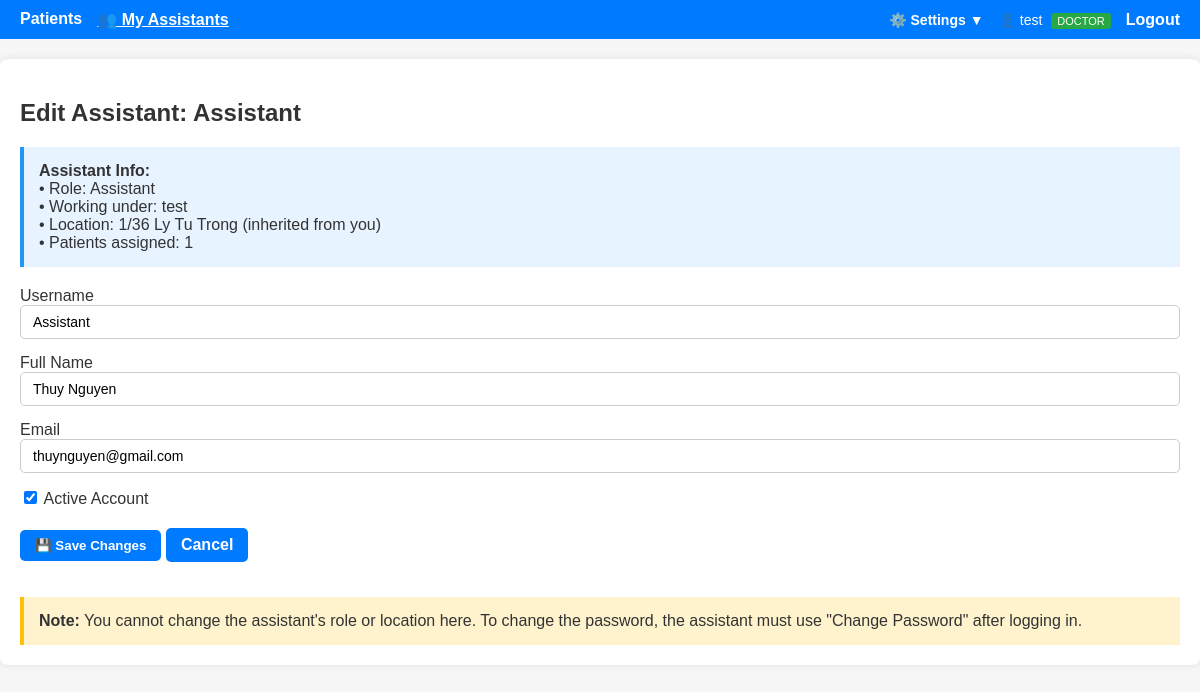
Screenshot of /assistants/6/edit (signed in) with the database file from the repository.
### doctor_app/models.py (models this page shows, shortened)
class User(UserMixin, db.Model):
    id = db.Column(db.Integer, primary_key=True)
    username = db.Column(db.String(80), unique=True, nullable=False)
    password_hash = db.Column(db.String(255), nullable=False)
    role = db.Column(
        db.String(20), default="doctor"
    )  # 'admin', 'doctor', or 'assistant'
    full_name = db.Column(db.String(120), nullable=True)
    email = db.Column(db.String(120), nullable=True)
    location = db.Column(db.String(120), nullable=True)
    created_at = db.Column(db.DateTime, default=datetime.utcnow)
    is_active = db.Column(db.Boolean, default=True)
    doctor_id = db.Column(db.Integer, db.ForeignKey("user.id"), nullable=True)
    visits = db.relationship(
        "Visit", backref="creator", lazy=True, foreign_keys="Visit.created_by"
    )
    patients = db.relationship(
        "Patient", backref="primary_doctor", lazy=True, foreign_keys="Patient.doctor_id"
    )
    assistants = db.relationship(
        "User",
        backref=db.backref("doctor", remote_side=[id]),
        foreign_keys=[doctor_id],
        lazy="dynamic",
    )
    def is_admin(self):
        return self.role == "admin"
    def is_doctor(self):
        return self.role == "doctor"
    def can_import_export(self):
        return self.role in ["admin", "doctor"]

### doctor_app/auth/routes.py (the view, shortened to what this page needs)
@bp.route("/assistants/<int:assistant_id>/edit", methods=["GET", "POST"])
@login_required
@doctor_required
def edit_assistant(assistant_id):
    assistant = User.query.get_or_404(assistant_id)
    if assistant.doctor_id != current_user.id:
        flash("You can only edit your own assistants", "danger")
        return redirect(url_for("auth.my_assistants"))
    form = EditAssistantForm(obj=assistant)
    return render_template("auth/edit_assistant.html", form=form, assistant=assistant)

### doctor_app/auth/forms.py
class EditAssistantForm(FlaskForm):
    username = StringField(
        "Username", validators=[DataRequired(), Length(min=3, max=80)]
    )
    full_name = StringField("Full Name", validators=[DataRequired(), Length(max=120)])
    email = StringField("Email", validators=[Optional(), Email(), Length(max=120)])
    is_active = BooleanField("Active Account")

### doctor_app/auth/routes.py (called while the page is built)
def doctor_required(f):
    @wraps(f)
    def decorated_function(*args, **kwargs):
        if not current_user.is_authenticated or not current_user.is_doctor():
            flash("Only doctors can access this page", "danger")
            return redirect(url_for("patients.list_patients"))
        return f(*args, **kwargs)
    return decorated_function

@login_manager.user_loader
def load_user(user_id):
    return User.query.get(int(user_id))

### doctor_app/templates/auth/edit_assistant.html (shortened to what this page needs)
{% extends 'base.html' %}
{% block content %}
<div class="container">
    <h2>Edit Assistant: {{ assistant.username }}</h2>
    <div style="background: #e7f3ff; border-left: 4px solid #2196f3; padding: 15px; margin-bottom: 20px;">
        <strong>Assistant Info:</strong><br>
        • Role: Assistant<br>
        • Working under: {{ current_user.full_name }}<br>
        • Location: {{ assistant.location or 'None' }} (inherited from you)<br>
        • Patients assigned: {{ assistant.patients|length }}
    </div>
    <form method="POST" class="form-card">
        <div class="form-group">
            {{ form.username.label }}
            {{ form.username(class="form-control") }}
        </div>
        <div class="form-group">
            {{ form.full_name.label }}
            {{ form.full_name(class="form-control") }}
        </div>
        <div class="form-group">
            {{ form.email.label }}
            {{ form.email(class="form-control") }}
        </div>
        <div class="form-group">
            <label>
                {{ form.is_active() }}
                {{ form.is_active.label.text }}
            </label>
        </div>
        <div class="form-actions">
            <button type="submit" class="btn btn-primary">💾 Save Changes</button>
            <a href="{{ url_for('auth.my_assistants') }}" class="btn btn-secondary">Cancel</a>
        </div>
    </form>
    <div style="margin-top: 30px; padding: 15px; background: #fff3cd; border-left: 4px solid #ffc107;">
        <strong>Note:</strong> You cannot change the assistant's role or location here. To change the password, the assistant must use "Change Password" after logging in.
    </div>
</div>
{% endblock %}

### doctor_app/templates/base.html (shortened to what this page needs)
<!doctype html>
<html lang="en">
<head>
  <link rel="stylesheet" href="{{ url_for('static', filename='style.css') }}">
</head>
<body>
  <nav>
    <a href="{{ url_for('patients.list_patients') }}" class="{% if request.endpoint == 'patients.list_patients' %}active{% endif %}">Patients</a>
    {% if current_user.is_doctor() %}
    <a href="{{ url_for('auth.my_assistants') }}" class="{% if request.endpoint in ['auth.my_assistants', 'auth.create_assistant', 'auth.edit_assistant'] %}active{% endif %}">👥 My Assistants</a>
    {% endif %}
    <div style="margin-left: auto; display: flex; align-items: center; gap: 15px;">
      <div class="dropdown" id="settingsDropdown">
        <button class="dropdown-button" onclick="toggleDropdown()">⚙️ Settings ▼</button>
      </div>
      <span style="color: #fff; font-size: 14px;">
        👤 {{ current_user.full_name or current_user.username }}
        {% if current_user.is_admin() %}
          <span style="background: #ffc107; color: #000; padding: 2px 6px; border-radius: 3px; font-size: 11px; margin-left: 5px;">ADMIN</span>
        {% elif current_user.is_doctor() %}
          <span style="background: #28a745; color: #fff; padding: 2px 6px; border-radius: 3px; font-size: 11px; margin-left: 5px;">DOCTOR</span>
        {% elif current_user.is_assistant() %}
          <span style="background: #17a2b8; color: #fff; padding: 2px 6px; border-radius: 3px; font-size: 11px; margin-left: 5px;">ASSISTANT</span>
        {% endif %}
      </span>
      <a href="{{ url_for('auth.logout') }}">Logout</a>
    </div>
  </nav>
  <main>
    {% block content %}{% endblock %}
  </main>
</body>
</html>

### doctor_app/static/style.css (style rules this page uses)
body { font-family: Arial; background: #f7f7f7; color: #333; margin: 0; padding: 0; }
main { max-width: 1200px; margin: 20px auto; padding: 20px; background: #fff; border-radius: 8px; box-shadow: 0 0 8px rgba(0,0,0,0.1); }
nav { background: #007bff; padding: 10px 20px; display: flex; gap: 15px; }
nav a { color: #fff; text-decoration: none; font-weight: bold; }
nav a:hover, nav a.active { text-decoration: underline; }
.btn { padding: 8px 15px; border-radius: 5px; background: #007bff; color: #fff; text-decoration: none; font-weight: bold; display: inline-block; margin: 5px 0; cursor: pointer; border: none; }
.form-group { margin-bottom: 15px; }
input[type="text"], input[type="password"], input[type="date"], input[type="file"], textarea, select { padding: 8px 12px; font-size: 14px; border-radius: 5px; border: 1px solid #ccc; width: 100%; box-sizing: border-box; }

### doctor_app/templates/base.html (style rules this page uses)
.dropdown { position: relative; display: inline-block; }
.dropdown-button { background: none; border: none; color: #fff; text-decoration: none; font-weight: bold; cursor: pointer; padding: 0; font-size: 14px; font-family: Arial; }

### rows the page displays
User: full_name "test"
User: username "Assistant", location "1/36 Ly Tu Trong", full_name "Thuy Nguyen", email "thuynguyen@gmail.com", is_active "☑"

### other values shown
{{ assistant.patients|length }} "1"
